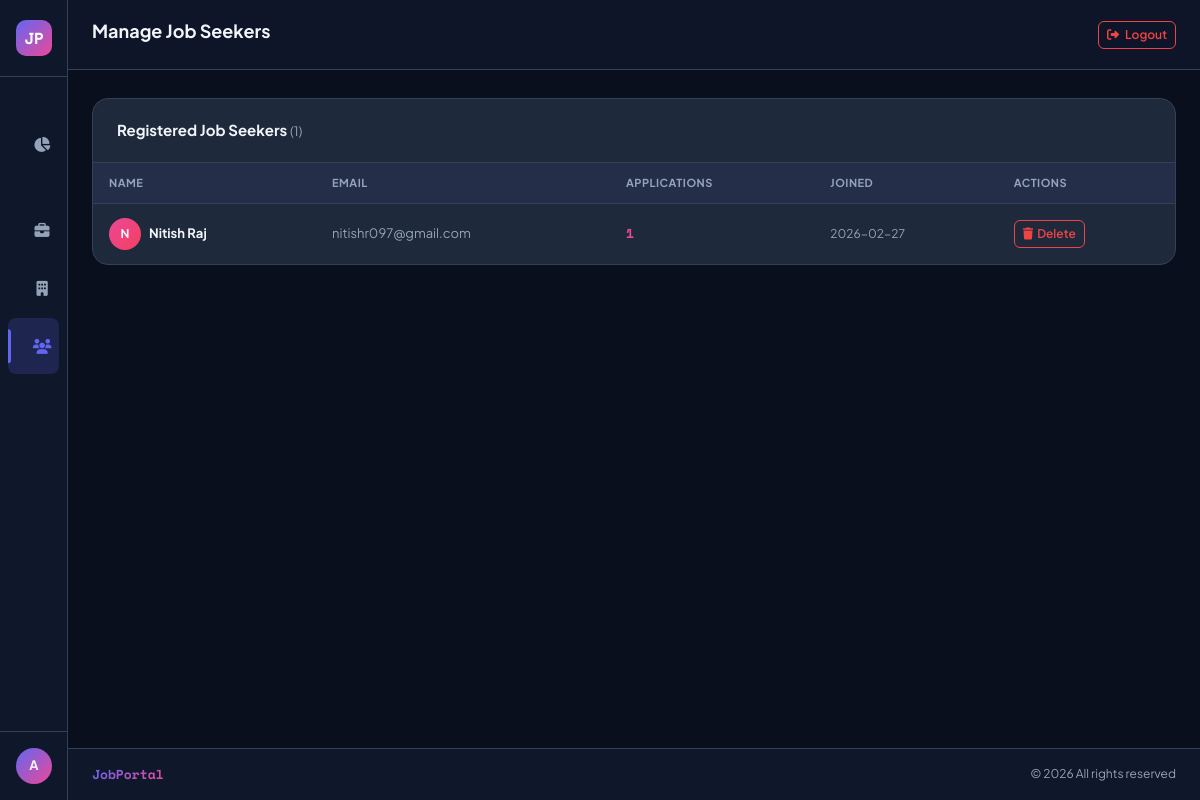
The app's page /admin/jobseekers (signed in) with its own data.
### tables this page shows
CREATE TABLE users (
            id INTEGER PRIMARY KEY AUTOINCREMENT,
            name TEXT NOT NULL,
            email TEXT UNIQUE NOT NULL,
            password TEXT NOT NULL,
            role TEXT NOT NULL CHECK(role IN ('admin','employer','jobseeker')),
            created_at DATETIME DEFAULT CURRENT_TIMESTAMP
        );

### app.py (the view)
@app.route('/admin/jobseekers')
@role_required('admin')
def admin_jobseekers():
    db = get_db()
    seekers = db.execute("SELECT u.*, COUNT(a.id) as app_count FROM users u LEFT JOIN applications a ON u.id=a.user_id WHERE u.role='jobseeker' GROUP BY u.id ORDER BY u.created_at DESC").fetchall()
    return render_template('admin/jobseekers.html', seekers=seekers)

### app.py (called while the page is built)
def role_required(*roles):
    def decorator(f):
        @wraps(f)
        def decorated(*args, **kwargs):
            if 'user_id' not in session:
                return redirect(url_for('login'))
            if session.get('role') not in roles:
                flash('Access denied.', 'danger')
                return redirect(url_for('dashboard'))
            return f(*args, **kwargs)
        return decorated
    return decorator

### database.py (called while the page is built)
def get_db():
    from flask import g
    if 'db' not in g:
        g.db = sqlite3.connect(DATABASE)
        g.db.row_factory = sqlite3.Row
        g.db.execute('PRAGMA foreign_keys = ON')
    return g.db

### templates/admin/jobseekers.html (shortened to what this page needs)
{% extends "base.html" %}
{% block page_title %}Manage Job Seekers{% endblock %}
{% block content %}
<div class="data-card">
    <div class="data-card-header">
        <span class="data-card-title">Registered Job Seekers <span style="color:#94a3b8; font-size:13px; font-weight:400;">({{ seekers|length }})</span></span>
    </div>
    <div class="table-responsive">
        <table class="custom-table">
            <thead>
                <tr>
                    <th>Name</th>
                    <th>Email</th>
                    <th>Applications</th>
                    <th>Joined</th>
                    <th>Actions</th>
                </tr>
            </thead>
            <tbody>
                {% if seekers %}
                {% for s in seekers %}
                <tr>
                    <td>
                        <div class="d-flex align-items-center gap-2">
                            <div style="width:32px;height:32px;border-radius:50%;background:linear-gradient(135deg,#ec4899,#f43f5e);display:flex;align-items:center;justify-content:center;font-size:12px;font-weight:700;flex-shrink:0;">
                                {{ s.name[0].upper() }}
                            </div>
                            <strong>{{ s.name }}</strong>
                        </div>
                    </td>
                    <td style="color:#94a3b8;">{{ s.email }}</td>
                    <td>
                        <span style="font-family:'Space Mono',monospace; font-weight:700; color:#ec4899;">{{ s.app_count }}</span>
                    </td>
                    <td style="color:#94a3b8; font-size:12px;">{{ s.created_at[:10] }}</td>
                    <td>
                        <form method="POST" action="{{ url_for('admin_delete_jobseeker', uid=s.id) }}" class="d-inline"
                              onsubmit="return confirm('Delete this job seeker?')">
                            <button type="submit" class="btn btn-sm btn-outline-danger"><i class="fas fa-trash me-1"></i>Delete</button>
                        </form>
                    </td>
                </tr>
                {% endfor %}
                {% else %}
                <tr><td colspan="5"><div class="empty-state"><i class="fas fa-users"></i><p>No job seekers registered yet</p></div></td></tr>
                {% endif %}
            </tbody>
        </table>
    </div>
</div>
{% endblock %}

### templates/base.html (style rules this page uses)
:root { --sidebar-width: 240px; --sidebar-collapsed: 68px; --primary: #0f172a; --accent: #6366f1; --accent2: #ec4899; --surface: #1e293b; --surface2: #0f172a; --text: #f1f5f9; --text-muted: #94a3b8; --border: #334155; --card-bg: #1e293b; --success: #10b981; --warning: #f59e0b; --danger: #ef4444; --transition: 0.25s cubic-bezier(0.4,0,0.2,1); }
* { box-sizing: border-box; }
body { font-family: 'Plus Jakarta Sans', sans-serif; background: #0a0f1e; color: var(--text); min-height: 100vh; overflow-x: hidden; }
.data-card { background: var(--card-bg); border: 1px solid var(--border); border-radius: 16px; overflow: hidden; }
.data-card-header { padding: 20px 24px; border-bottom: 1px solid var(--border); display: flex; align-items: center; justify-content: space-between; }
.data-card-title { font-size: 15px; font-weight: 700; }
.custom-table { width: 100%; border-collapse: collapse; }
.custom-table th { background: rgba(99,102,241,0.08); padding: 12px 16px; font-size: 11px; font-weight: 700; text-transform: uppercase; letter-spacing: 0.5px; color: var(--text-muted); border-bottom: 1px solid var(--border); text-align: left; }
.custom-table td { padding: 14px 16px; font-size: 13px; border-bottom: 1px solid rgba(51,65,85,0.5); vertical-align: middle; }
.custom-table tr:last-child td { border-bottom: none; }
.btn-sm { border-radius: 6px !important; font-size: 12px !important; font-weight: 600 !important; }
.btn-outline-danger { border-color: var(--danger) !important; color: var(--danger) !important; }

### records on screen
users: name "N", name "Nitish Raj", email "nitishr097@gmail.com", app_count "1", created_at "2026-02-27"

### other values on screen
{{ session.get('name', 'U')[0].upper() }} "A"
{{ seekers|length }} "1"
